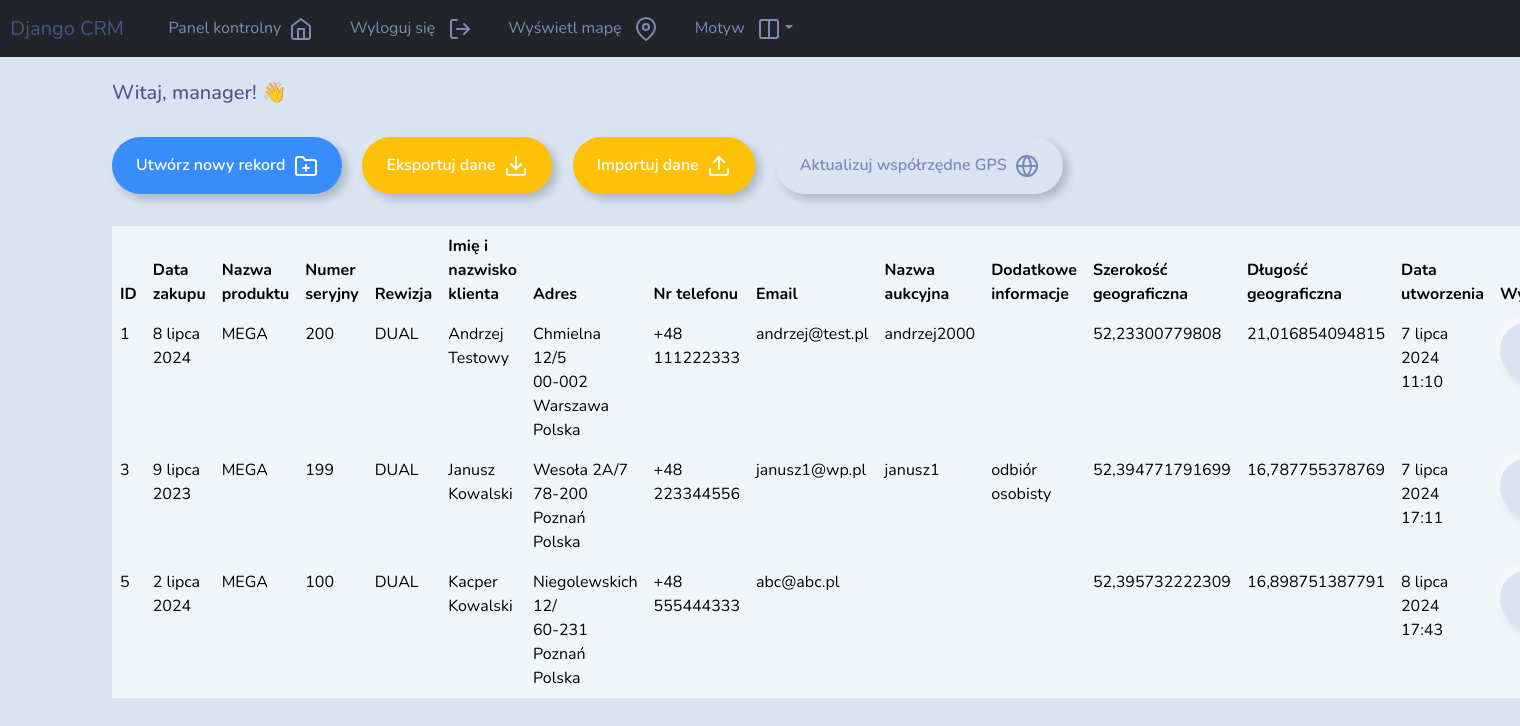
Before: /dashboard (signed in) with the older database file.
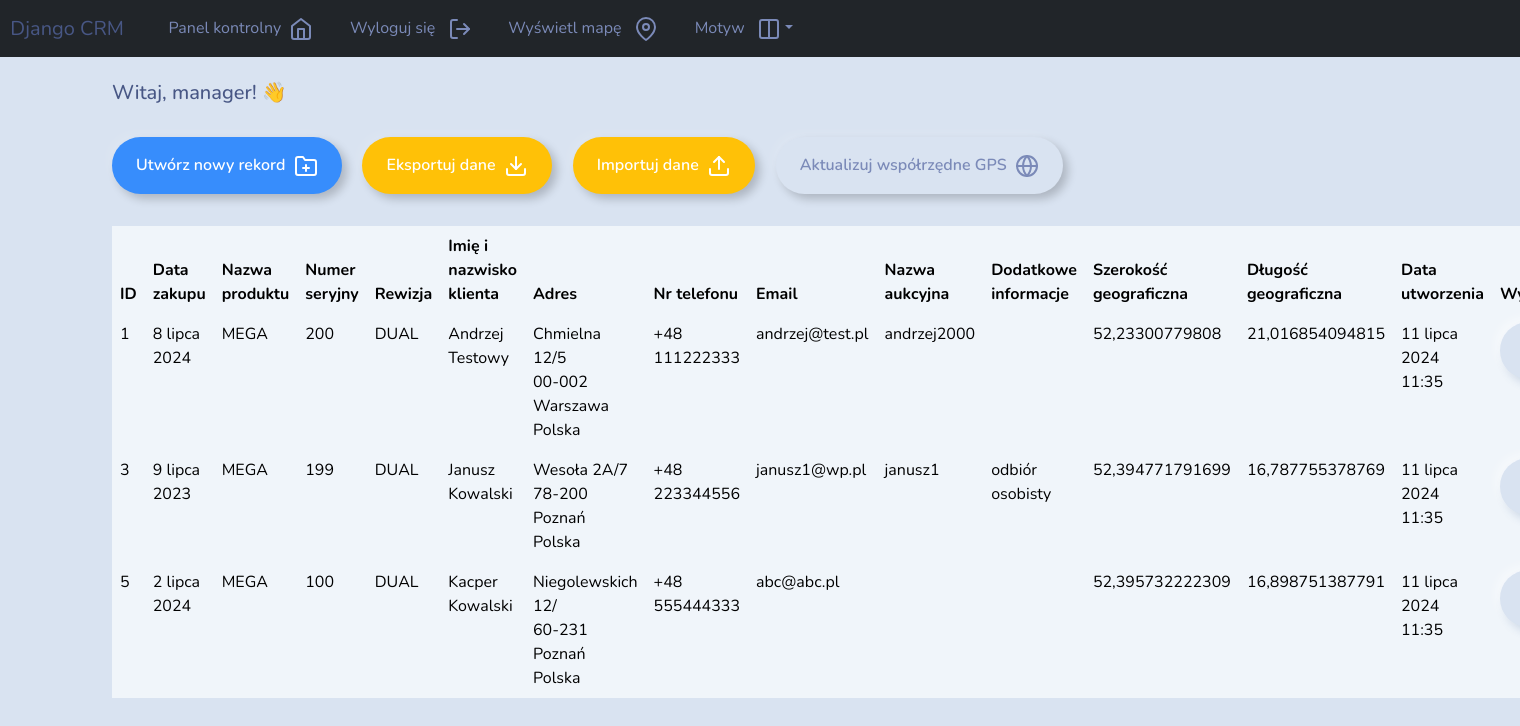
After: the same page with the newer database file.
### webapp/models.py (models this page shows, shortened)
class Record(models.Model):
    creation_date = models.DateTimeField(auto_now_add=True)
    purchase_date = models.DateField(blank=True, null=True)  # Allows blank and NULL
    product_name = models.CharField(max_length=100, blank=True)  # Allows blank
    serial_number = models.CharField(max_length=100, blank=True)  # Allows blank
    revision = models.CharField(max_length=100, blank=True)  # Allows blank
    customer_first_name = models.CharField(max_length=100, blank=True)  # Allows blank
    customer_last_name = models.CharField(max_length=100, blank=True)  # Allows blank
    address_street = models.CharField(max_length=100, blank=True)  # Allows blank
    address_building = models.CharField(max_length=100, blank=True)  # Allows blank
    address_apartment = models.CharField(max_length=100, blank=True)  # Allows blank
    address_city = models.CharField(max_length=100, blank=True)  # Allows blank
    address_postal_code = models.CharField(max_length=100, blank=True)  # Allows blank
    address_country = models.CharField(max_length=100, blank=True)  # Allows blank
    phone_number = PhoneNumberField(blank=True, null=True)  # Allows blank
    email = models.EmailField(max_length=100, blank=True)  # Allows blank
    auction_name = models.CharField(max_length=100, blank=True)  # Allows blank
    additional_info = models.TextField(max_length=1000, blank=True)  # Allows blank
    gps_latitude = models.FloatField(null=True, blank=True)  # Allows NULL and blank
    gps_longitude = models.FloatField(null=True, blank=True)  # Allows NULL and blank

### webapp/views.py (the view)
# urls.py: path('dashboard', views.dashboard, name='dashboard'),
@login_required(login_url='user_login')
def dashboard(request):
    my_records = Record.objects.all()
    context = {'records': my_records}
    return render(request, 'webapp/dashboard.html', context=context)

### webapp/templates/webapp/dashboard.html (shortened to what this page needs)
{% extends 'webapp/base.html' %}
{% load static %}
{% block content %}
<h5>Witaj, {{user}}! 👋</h5>
<a class="btn btn-outline-primary btn-md" href="{% url 'create_record' %}">Utwórz nowy rekord&nbsp;&nbsp;<i data-feather="folder-plus"></i></a>
<a class="btn btn-outline-warning btn-md" href="{% url 'export_data' %}">Eksportuj dane&nbsp;&nbsp;<i data-feather="download"></i></a>
<a class="btn btn-outline-warning btn-md" href="{% url 'import_data' %}">Importuj dane&nbsp;&nbsp;<i data-feather="upload"></i></a>
<a class="btn btn-outline-secondary btn-md" href="{% url 'update_coordinates' %}">Aktualizuj współrzędne GPS&nbsp;&nbsp;<i data-feather="globe"></i></a>
<table class="table table-light table-hover">
    <thead class="thead-light">
        <tr>
            <th scope="col">ID</th>
            <th scope="col">Data zakupu</th>
            <th scope="col">Nazwa produktu</th>
            <th scope="col">Numer seryjny</th>
            <th scope="col">Rewizja</th>
            <th scope="col">Imię i nazwisko klienta</th>
            <th scope="col">Adres</th>
            <th scope="col">Nr telefonu</th>
            <th scope="col">Email</th>
            <th scope="col">Nazwa aukcyjna</th>
            <th scope="col">Dodatkowe informacje</th>
            <th scope="col">Szerokość geograficzna</th>
            <th scope="col">Długość geograficzna</th>
            <th scope="col">Data utworzenia</th>
            <th scope="col">Wyświetl</th>
        </tr>
    </thead>
    <tbody>
        {% if records %}
            {% for record in records %}
            <tr>
                <td>{{record.id}}</td>
                <td>{{record.purchase_date}}</td>
                <td>{{record.product_name}}</td>
                <td>{{record.serial_number}}</td>
                <td>{{record.revision}}</td>
                <td>{{record.customer_first_name}} {{record.customer_last_name}}</td>
                <td>{{record.address_street}} {{record.address_building}}/{{record.address_apartment}}<br>
                    {{record.address_postal_code}} {{record.address_city}}<br>
                    {{record.address_country}}
                </td>
                <td>{{record.phone_number}}</td>
                <td>{{record.email}}</td>
                <td>{{record.auction_name}}</td>
                <td>{{record.additional_info}}</td>
                <td>{{record.gps_latitude}}</td>
                <td>{{record.gps_longitude}}</td>
                <td>{{record.creation_date}}</td>
                <td>
                    <a class="btn btn-success btn-md" href="{% url 'view_record' record.id %}"></a>
                </td>
            </tr>
            {% endfor %}
        {% endif %}
    </tbody>
</table>
{% endblock %}

Changed rows visible on the page:
changed Record "8 lipca 2024": creation_date "7 lipca 2024 11:10" → "11 lipca 2024 11:35"
changed Record "9 lipca 2023": creation_date "7 lipca 2024 17:11" → "11 lipca 2024 11:35"
changed Record "2 lipca 2024": creation_date "8 lipca 2024 17:43" → "11 lipca 2024 11:35"
